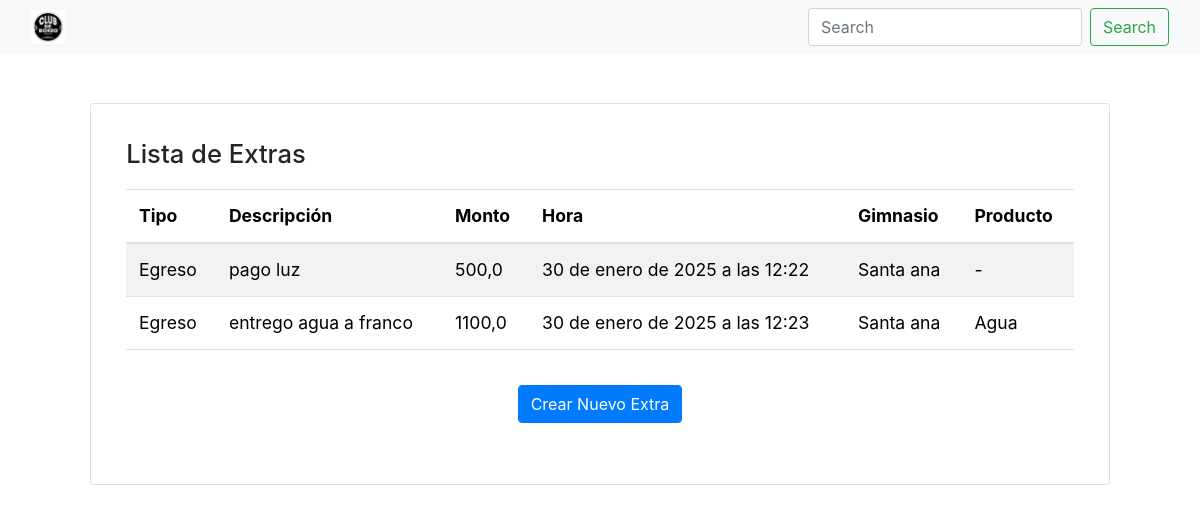
Page /extras/ on the earlier database version.
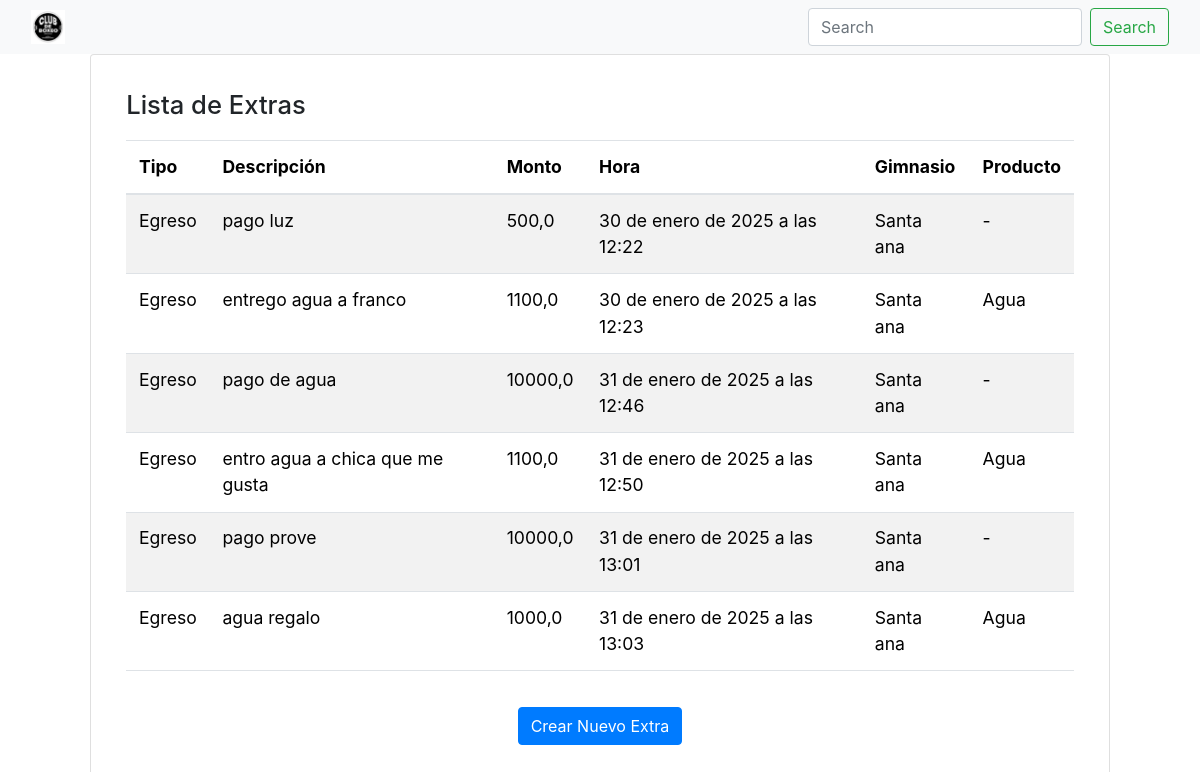
Same page on the later database version.
### gimnasio/models.py (models this page shows, shortened)
class extras(models.Model):
    producto = models.ForeignKey(Producto, on_delete=models.SET_NULL, null=True, blank=True, related_name="extras")  # Cambio aquí
    ingreso = models.ForeignKey(ingresos, on_delete=models.CASCADE, null=True, blank=True)
    egreso = models.ForeignKey(egreso, on_delete=models.CASCADE, null=True, blank=True)
    descripcion = models.CharField(max_length=255)
    monto = models.FloatField(null=True, blank=True)
    fecha = models.DateField()
    hora = models.DateTimeField(default=timezone.now) # Agrega el campo hora
    gimnasio = models.ForeignKey(Gimnasio, on_delete=models.CASCADE, related_name="extras",default=None)
    class Meta:
        db_table = 'extras'
        verbose_name = 'extra'
        verbose_name_plural = 'extras'

class Gimnasio(models.Model):
    direccion = models.CharField(max_length=255)
    def __str__(self):
        return '%s  '%(self.direccion)
    class Meta:
        db_table = 'Gimnasios'
        verbose_name = 'Gimnasio'
        verbose_name_plural = 'Gimnasios'

class Producto(models.Model):
    descripcion = models.CharField(max_length=255)
    cantidad = models.IntegerField()  # Stock del producto
    gimnasio = models.ForeignKey(Gimnasio, on_delete=models.CASCADE, related_name="producto",default=None)
    precio = models.FloatField(null=True, blank=True)
    class Meta:
        db_table = 'Productos'
        verbose_name = 'Producto'
        verbose_name_plural = 'Productos'

### gimnasio/views.py (the view)
# urls.py: path('extras/', views.extras_list, name='extras_list'),
def extras_list(request):
    extras_lista = extras.objects.all()
    return render(request, 'extras_list.html', {'extras_lista': extras_lista})

### gimnasio/templates/extras_list.html (shortened to what this page needs)
{% extends 'base.html' %}
{% block content %}
<!DOCTYPE html>
<html lang="es">
<head>
    <link rel="stylesheet" href="https://stackpath.bootstrapcdn.com/bootstrap/4.5.2/css/bootstrap.min.css">
</head>
<body>
<div class="center-container">
    <div class="card">
        <div class="card-body">
            <h2 class="card-title">Lista de Extras</h2>
            <div class="table-container">
                <table class="table table-striped">
                    <thead>
                        <tr>
                            <th>Tipo</th>
                            <th>Descripción</th>
                            <th>Monto</th>
                            <th>Hora</th>
                            <th>Gimnasio</th>
                             <th>Producto</th>
                        </tr>
                    </thead>
                    <tbody>
                        {% for extra in extras_lista %}
                            <tr>
                                <td>
                                    {% if extra.ingreso %}
                                        Ingreso
                                    {% elif extra.egreso %}
                                        Egreso
                                    {% else %}
                                        -
                                    {% endif %}
                                </td>
                                <td>{{ extra.descripcion }}</td>
                                <td>{{ extra.monto }}</td>
                                <td>{{ extra.hora }}</td>
                                <td>{{ extra.gimnasio }}</td>
                                <td>
                                    {% if extra.producto %}
                                        {{ extra.producto.descripcion }}
                                    {% else %}
                                        -
                                    {% endif %}
                                </td>
                             </tr>
                        {% empty %}
                          <tr>
                            <td colspan="9">No hay extras registrados.</td>
                         </tr>
                        {% endfor %}
                    </tbody>
                </table>
            </div>
           <div class="button-container">
              <a href="{% url 'extras_create' %}" class="btn btn-primary mb-3">Crear Nuevo Extra</a>
           </div>
        </div>
    </div>
</div>
</body>
</html>
{% endblock %}

### gimnasio/templates/base.html (shortened to what this page needs)
{% load static %}
<!DOCTYPE html>
<html lang="en">
<head>
    <link href="https://cdn.jsdelivr.net/npm/bootstrap@5.3.3/dist/css/bootstrap.min.css" rel="stylesheet">
    <link rel="stylesheet" href="https://stackpath.bootstrapcdn.com/bootstrap/4.5.2/css/bootstrap.min.css">
</head>
<body>
    <header>
        <nav class="navbar navbar-expand-lg bg-body-tertiary">
            <div class="container-fluid">
                <img src="{% static 'img/logo.jpeg' %}" width="3%" alt="Logo" id="logo-link" class="img-fluid">
                <div class="collapse navbar-collapse" id="navbarSupportedContent">
                <form class="d-flex" role="search">
                    <input class="form-control me-2" type="search" placeholder="Search" aria-label="Search">
                    <button class="btn btn-outline-success" type="submit">Search</button>
                </form>
                </div>
            </div>
            </nav>
    </header>
    <main>
    {% block content %}
    {% endblock %}
    </main>
</body>
</html>

### gimnasio/templates/extras_list.html (style rules this page uses)
.center-container { display: flex; justify-content: center; align-items: center; min-height: 60vh; }
.card { width: 85%; max-width: 1100px; display: flex; flex-direction: column; }
.card-body { flex: 1; display: flex; flex-direction: column; padding: 2.2rem; }
.table-container { flex: 1; overflow-y: auto; }
.table th, .table td { font-size: 1.1rem; padding: 0.8rem; }
.button-container { display: flex; justify-content: center; margin-top: 1.2rem; margin-bottom: 0.6rem; }
.card-title { font-size: 1.6rem; margin-bottom: 1.2rem; }

Differences in the rows shown:
added extras: shows "Egreso", descripcion "pago de agua", monto "10000,0", hora "31 de enero de 2025 a las 12:46", gimnasio "Santa ana"
added extras: shows "Egreso", descripcion "entro agua a chica que me gusta", monto "1100,0", hora "31 de enero de 2025 a las 12:50", gimnasio "Santa ana", producto.descripcion "Agua"
added extras: shows "Egreso", descripcion "pago prove", monto "10000,0", hora "31 de enero de 2025 a las 13:01", gimnasio "Santa ana"
added extras: shows "Egreso", descripcion "agua regalo", monto "1000,0", hora "31 de enero de 2025 a las 13:03", gimnasio "Santa ana", producto.descripcion "Agua"
